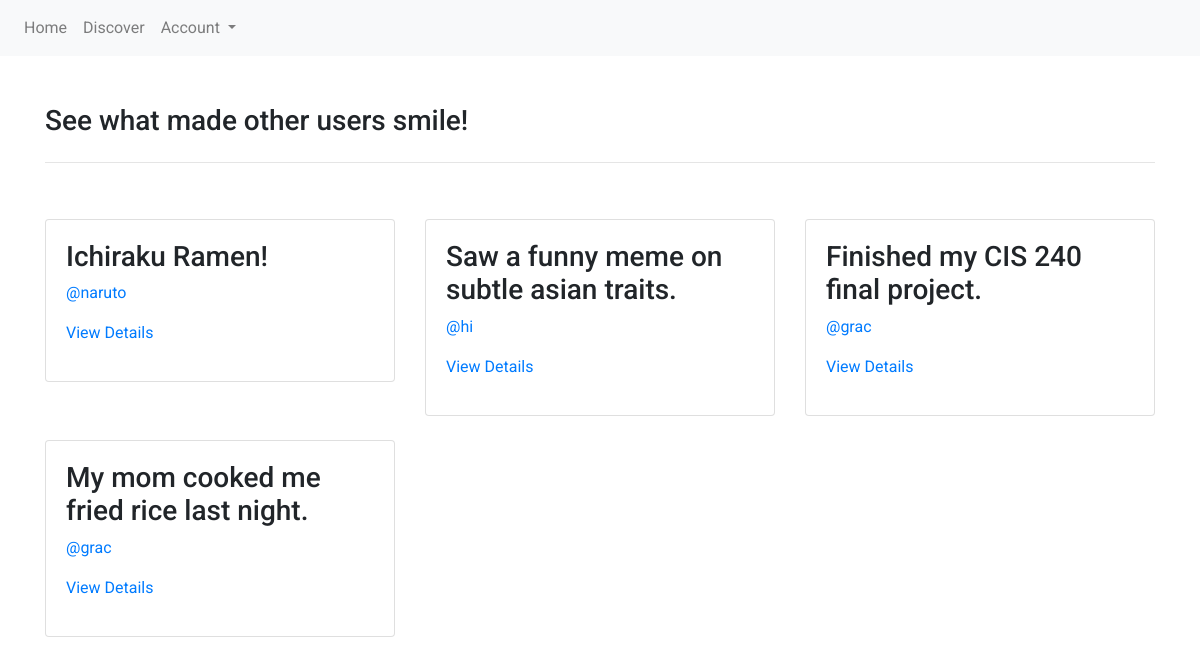
The page /discover/ (signed in) on the database its author committed.
### main/models.py (models this page shows, shortened)
class Post(models.Model):
    title = models.CharField(max_length=200)
    body = models.TextField()
    author = models.ForeignKey(User, on_delete=models.DO_NOTHING, null=True)
    created_at = models.DateTimeField()
    categories = models.ManyToManyField(Category)

### main/views.py (the view)
# urls.py: path('discover/', views.discover_view, name='discover_view'),
def discover_view(request):
    posts = Post.objects.all().order_by('-created_at')
    return render(request, 'discover.html', {'posts': posts})

### main/templates/discover.html (shortened to what this page needs)
{% extends 'base.html' %}
{% load static %}
{% block content %}
    <div class="row">
        <div class="col-md-12">
            <h3>See what made other users smile!</h3>
        </div>
    </div>
    <hr>
    <div class="row">
    </div>
    <div class="row">
        {% for post in posts %}
        <div class="col-md-4" style="margin-bottom: 1.5rem">
            <div class="card">
                <div class="card-body">
                    <h3>{{ post.title }}</h3>
                    <p><span>
                    <a href="{% url 'user_view' username=post.author.username %}">@{{ post.author.username }}</a>
                    </span></p>
                    <p>
                        <a href="{% url 'post_details_view' id=post.id %}">View Details</a>
                    </p>
                </div>
            </div>
        </div>
        {% endfor %}
    </div>
{% endblock %}

### main/static/css/base.css (style rules this page uses)
* { font-family: 'Avenir', 'Roboto', sans-serif; }
a { text-decoration: none; }

### rows shown on the page
Post: title "Ichiraku Ramen!", author.username "naruto"
Post: title "Saw a funny meme on subtle asian traits.", author.username "hi"
Post: title "Finished my CIS 240 final project.", author.username "grac"
Post: title "My mom cooked me fried rice last night.", author.username "grac"
